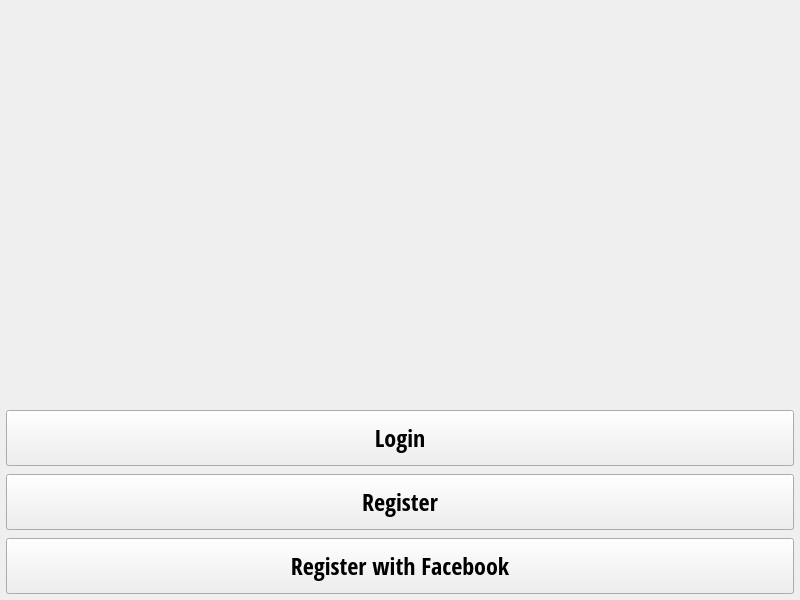
<?xml version="1.0" encoding="UTF-8"?>
<ui version="4.0">
 <class>MainWindow</class>
 <widget class="QMainWindow" name="MainWindow">
  <property name="geometry">
   <rect>
    <x>0</x>
    <y>0</y>
    <width>800</width>
    <height>600</height>
   </rect>
  </property>
  <property name="minimumSize">
   <size>
    <width>800</width>
    <height>600</height>
   </size>
  </property>
  <property name="maximumSize">
   <size>
    <width>800</width>
    <height>600</height>
   </size>
  </property>
  <property name="windowTitle">
   <string>MainWindow</string>
  </property>
  <widget class="QWidget" name="centralwidget">
   <widget class="QLabel" name="label">
    <property name="geometry">
     <rect>
      <x>0</x>
      <y>0</y>
      <width>800</width>
      <height>600</height>
     </rect>
    </property>
    <property name="minimumSize">
     <size>
      <width>800</width>
      <height>600</height>
     </size>
    </property>
    <property name="maximumSize">
     <size>
      <width>800</width>
      <height>600</height>
     </size>
    </property>
    <property name="text">
     <string/>
    </property>
    <property name="pixmap">
     <pixmap>IMG_0536.jpeg</pixmap>
    </property>
    <property name="scaledContents">
     <bool>true</bool>
    </property>
    <property name="alignment">
     <set>Qt::AlignCenter</set>
    </property>
   </widget>
   <widget class="QLabel" name="label_logo">
    <property name="geometry">
     <rect>
      <x>6</x>
      <y>6</y>
      <width>788</width>
      <height>396</height>
     </rect>
    </property>
    <property name="minimumSize">
     <size>
      <width>788</width>
      <height>396</height>
     </size>
    </property>
    <property name="maximumSize">
     <size>
      <width>788</width>
      <height>396</height>
     </size>
    </property>
    <property name="text">
     <string/>
    </property>
    <property name="pixmap">
     <pixmap>logo.jpg</pixmap>
    </property>
    <property name="alignment">
     <set>Qt::AlignCenter</set>
    </property>
   </widget>
   <widget class="QPushButton" name="login_button">
    <property name="geometry">
     <rect>
      <x>6</x>
      <y>410</y>
      <width>788</width>
      <height>56</height>
     </rect>
    </property>
    <property name="font">
     <font>
      <family>Open Sans Condensed</family>
      <pointsize>18</pointsize>
      <weight>75</weight>
      <bold>true</bold>
     </font>
    </property>
    <property name="styleSheet">
     <string notr="true"/>
    </property>
    <property name="text">
     <string>Login</string>
    </property>
   </widget>
   <widget class="QPushButton" name="register_button">
    <property name="geometry">
     <rect>
      <x>6</x>
      <y>474</y>
      <width>788</width>
      <height>56</height>
     </rect>
    </property>
    <property name="font">
     <font>
      <family>Open Sans Condensed</family>
      <pointsize>18</pointsize>
      <weight>75</weight>
      <bold>true</bold>
     </font>
    </property>
    <property name="text">
     <string>Register</string>
    </property>
   </widget>
   <widget class="QPushButton" name="registerface_button">
    <property name="geometry">
     <rect>
      <x>6</x>
      <y>538</y>
      <width>788</width>
      <height>56</height>
     </rect>
    </property>
    <property name="font">
     <font>
      <family>Open Sans Condensed</family>
      <pointsize>18</pointsize>
      <weight>75</weight>
      <bold>true</bold>
     </font>
    </property>
    <property name="text">
     <string>Register with Facebook</string>
    </property>
   </widget>
  </widget>
 </widget>
 <resources/>
 <connections/>
</ui>
